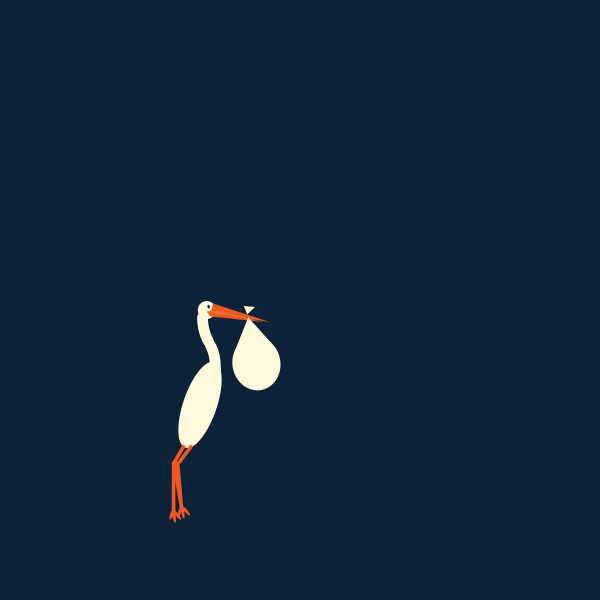
Frame 1 (no input)
Frame 60 (the mouse pressed at the canvas centre just before this capture): identical to frame 1, image omitted
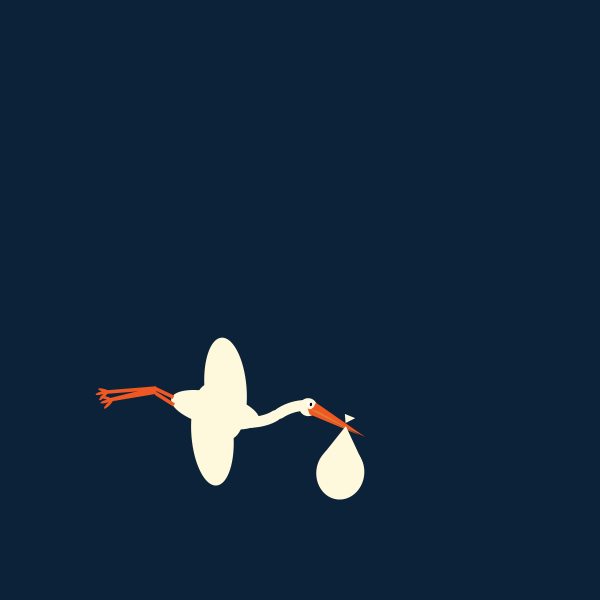
Frame 120 (the mouse held since frame 60 and released just before this capture)

The Processing sketch that drew these frames (run headless with seeded random() and noise(); from frame 60 on, the mouse is pressed at the canvas centre):

// Processing sketch: craneFlying
// ── craneFlying.pde
int end = 1;
int secondaryCounter = 1;
int i = 0;
float craneX, craneY, craneR, craneHeadR, wingScale, craneLegR;
void setup() {
  noStroke();
  smooth();
  size(600, 600);
}
void draw() {
    if (i<100) {
      background(12, 34, 56);
      craneX = 200;
      craneY = 400;
      craneR = radians(280);
      craneHeadR  = radians(-10);
      //craneLegR = 
      crane(craneX, craneY, craneR, craneHeadR, wingScale);
    } else {
      background(12, 34, 56);
      if (secondaryCounter % 2 == 0) {
        wingScale = 50;
      } else {
        wingScale = 170;
      }
      craneX = 200+end;
      craneY = 400+ 10*cos(radians(end));
      craneR = cos(radians(end))*.1;
      craneHeadR  = radians(-84)+cos(radians(end))*.1;
      crane(craneX, craneY, craneR, craneHeadR, wingScale);
      end++;
      if (end % 7 == 0) {
        secondaryCounter++;
      }      
    }
  i++;
}
void crane(float craneX, float craneY, float craneR, float craneHeadR, float wingScale) {
  pushMatrix();
  ///*
  translate(craneX, craneY);
  rotate(craneR);
  scale(.6);
  rotate(radians(80));
  translate(-84, -186);
  //*/
  //body
  fill(#fef9dc);
  pushMatrix();
  translate(84, 194);
  rotate(radians(19));
  ellipse(0, 0, 56, 151);
  popMatrix();
  //right leg top
  fill(#ef5723);
  pushMatrix();
  translate(68, 260);
  rotate(radians(37));
  rect(0, 0, 6, 36);
  popMatrix();
  //right leg bottom
  pushMatrix();
  translate(37, 290);
  rotate(radians(0));
  rect(0, 0, 6, 90);
  popMatrix();
  //right foot
  pushMatrix();
  translate(60, 370);
  rotate(radians(50));
  translate(-60, -370);
  pushMatrix();
  translate(61, 370);
  rotate(radians(0));
  ellipse(0, 0, 20, 5);
  popMatrix();
  pushMatrix();
  translate(60, 376);
  rotate(radians(30));
  ellipse(0, 0, 20, 5);
  popMatrix();
  pushMatrix();
  translate(56, 380);
  rotate(radians(60));
  ellipse(0, 0, 20, 5);
  popMatrix();
  popMatrix();
  //left leg top
  pushMatrix();
  translate(55, 260);
  rotate(radians(30));
  rect(0, 0, 6, 36);
  popMatrix();
  //left leg bottom
  pushMatrix();
  translate(41, 289);
  rotate(radians(57));
  translate(-50, -287);
  quad(55, 280, 128, 319, 126, 324, 48, 290);
  popMatrix();
  //left foot
  pushMatrix();
  translate(48, 380);
  rotate(radians(50));
  translate(-50, -380);
  pushMatrix();
  translate(47, 380);
  rotate(radians(0));
  ellipse(0, 0, 20, 5);
  popMatrix();
  pushMatrix();
  translate(46, 386);
  rotate(radians(30));
  ellipse(0, 0, 20, 5);
  popMatrix();
  pushMatrix();
  translate(40, 386);
  rotate(radians(60));
  ellipse(0, 0, 20, 5);
  popMatrix();
  popMatrix();
  //neck HELP ME!!!!
  fill(#fef9dc);
  noFill();
  strokeWeight(18);
  stroke(#fef9dc);
  arc(114, 48, 50, 105, radians(130), radians(180));
  arc(85, 135, 50, 105, radians(310), radians(360));
  noStroke();
  //head rotation
  pushMatrix();
  translate(96, 40);
  rotate(craneHeadR);
  translate(-96, -40);
  //head
  fill(#fef9dc);
  ellipse(96, 36, 30, 30);
  //beak top
  fill(#ef5723);
  beginShape();
  vertex(96, 40);
  vertex(102, 38);
  vertex(105, 35);
  vertex(107, 30);
  vertex(108, 27);
  vertex(196, 74);
  endShape(CLOSE);
  //beak bottom
  pushMatrix();
  translate(134, 54);
  rotate(radians(-13));
  translate(-130, -64);
  triangle(96, 40, 176, 93, 98, 50);
  fill(#e07e2f);
  triangle(96, 40, 112, 46, 176, 93);
  popMatrix();
  //eye
  fill(255);
  ellipse(98, 30, 10, 10);
  //pupil
  fill(0);
  ellipse(100, 31, 4, 6);
  //bag
  fill(#fef9dc);
  triangle(161, 55, 158, 40, 176, 45);
  triangle(131, 110, 162, 60, 193, 110);
  ellipse(162, 138, 80, 90);
  popMatrix();
  //wing
  ellipse(125, 202, wingScale, 70);
  ellipse(50, 174, wingScale, 70);
  popMatrix();
}
